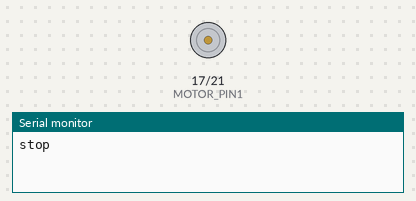
Simulated run of this program. Board: ESP32. Shown: motor-driver pin pairs drawn as motors (green arrow = first pin HIGH = forward, orange = second pin HIGH = backward, longer = more drive, scaled by the enable pin), the last lines printed to the serial monitor.

Above: at 1.0 s.
At 3.0 s:
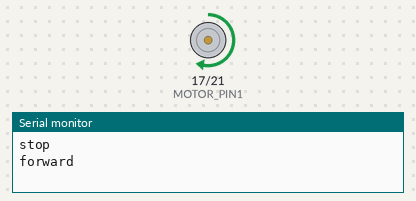
At 5.0 s:
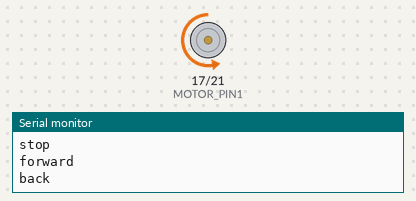
Timing chart, 0 to 7.8 s (numbered marks = the images above):
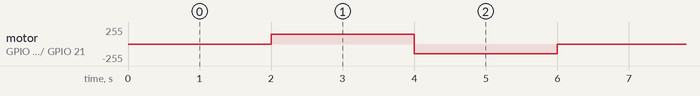

The program:

main.cpp
```cpp
#include <Arduino.h>

// Encoder pins:
// https://lastminuteengineers.com/rotary-encoder-arduino-tutorial/
constexpr int CLK = 32; // blue
constexpr int DT = 27;  // green - for reading direction

// https://www.tutorialspoint.com/arduino/arduino_dc_motor.htm
constexpr int MOTOR_PIN1 = 17; // INPUT 1 - orange
constexpr int MOTOR_PIN2 = 21; // INPUT 2 - yellow
constexpr int ENABLER_PIN = 4;
// PWM settings
constexpr int ENABLER_CHANNEL = 0;
constexpr int FREQUENCY = 5000;
constexpr int RESOLUTION = 8;

int counter = 0;
int currentStateCLK;
int lastStateCLK;
String currentDir = "";
unsigned long lastButtonPress = 0;

/* Function Declarations*/
void ReadEncoder();
void RunMotorForward();
void RunMotorBack();
void StopMotor();

void setup()
{
  // enable Serial
  Serial.begin(9600);

  // ENCODER - Set pinmode:
  pinMode(CLK, INPUT);
  pinMode(DT, INPUT);

  // MOTOR - Set pinmode:
  pinMode(MOTOR_PIN1, OUTPUT);
  pinMode(MOTOR_PIN2, OUTPUT);
  //  pinMode(ENABLER_PIN, OUTPUT);

  ledcSetup(ENABLER_CHANNEL, FREQUENCY, RESOLUTION);
  ledcAttachPin(ENABLER_PIN, ENABLER_CHANNEL);
}

void loop()
{
  ledcWrite(ENABLER_CHANNEL, 150);

  // Serial.println("********************************");
  // digitalWrite(ENABLER_PIN, HIGH);
  StopMotor();

  delay(2000);

  // ReadEncoder();

  // delay(1000);

  RunMotorForward();
  // digitalWrite(ENABLER_PIN, LOW);

  delay(2000);

  RunMotorBack();
  // ReadEncoder();

  delay(2000);
}

void StopMotor()
{
  Serial.println("stop");
  digitalWrite(MOTOR_PIN1, LOW);
  digitalWrite(MOTOR_PIN2, LOW);
}
void RunMotorForward()
{
  Serial.println("forward");
  digitalWrite(MOTOR_PIN1, HIGH);
  digitalWrite(MOTOR_PIN2, LOW);
  // ledcWrite(ENABLER_CHANNEL, 150);
}
void RunMotorBack()
{
  Serial.println("back");
  digitalWrite(MOTOR_PIN1, LOW);
  digitalWrite(MOTOR_PIN2, HIGH);
  // ledcWrite(ENABLER_CHANNEL, 100);
}

void ReadEncoder()
{
  Serial.println("ReadEncoder");

  // Read the current state of CLK
  currentStateCLK = digitalRead(CLK);

  // If last and current state of CLK are different, then pulse occurred
  // React to only 1 state change to avoid double count
  if (currentStateCLK != lastStateCLK && currentStateCLK == 1)
  {

    // If the DT state is different than the CLK state then
    // the encoder is rotating CCW so decrement
    if (digitalRead(DT) != currentStateCLK)
    {
      counter--;
      currentDir = "CCW";
    }
    else
    {
      // Encoder is rotating CW so increment
      counter++;
      currentDir = "CW";
    }

    Serial.print("Direction: ");
    Serial.print(currentDir);
    Serial.print(" | Counter: ");
    Serial.println(counter);
  }

  // Remember last CLK state
  lastStateCLK = currentStateCLK;

  // Put in a slight delay to help debounce the reading
  delay(1);
}
```

Measured:
- by itself, motor on GPIO 17 (MOTOR_PIN1) / GPIO 21 (MOTOR_PIN2): repeats every 6.0 s: backward 149/255 2.0 s, stopped 2.0 s, forward 149/255 2.0 s
